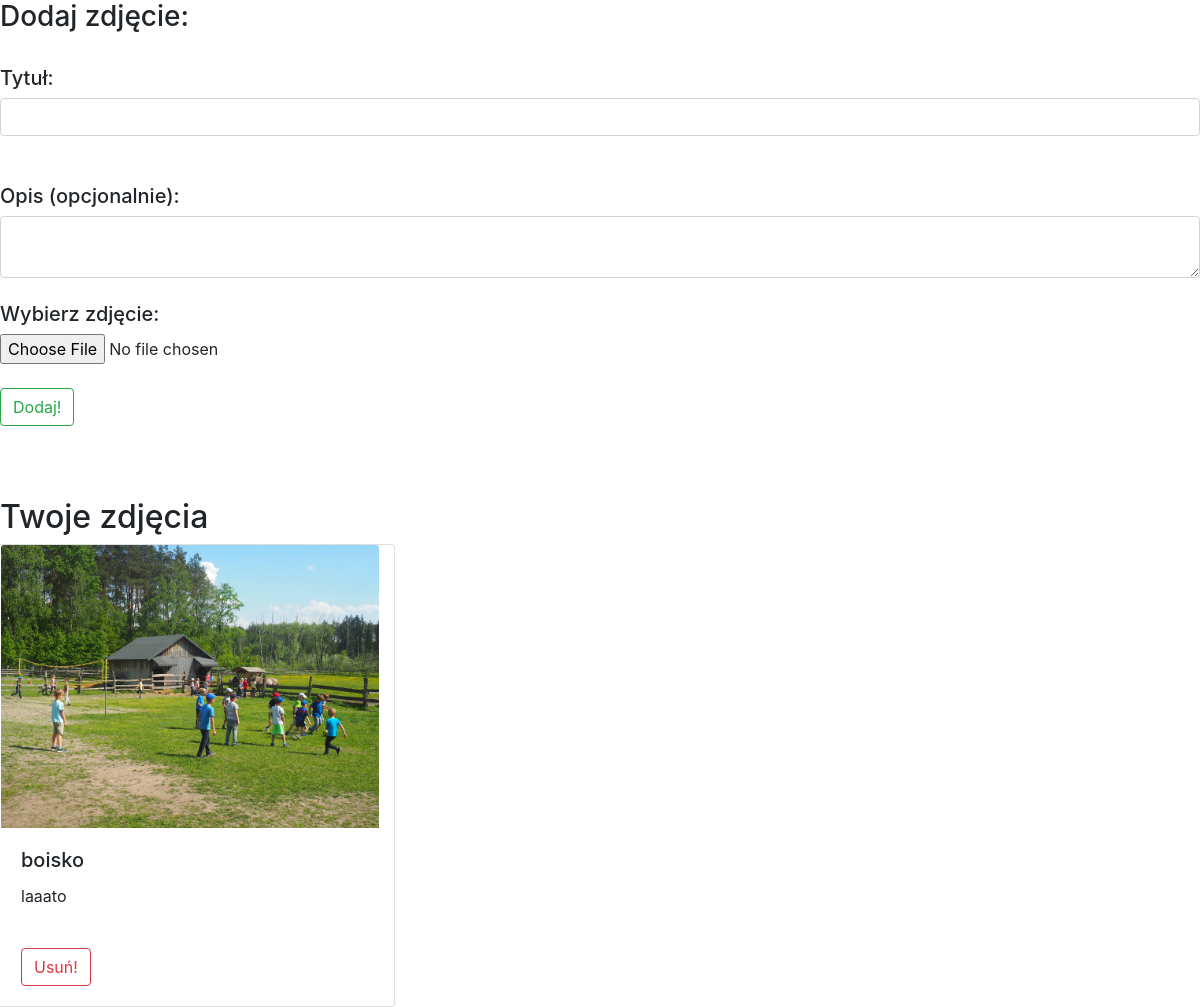
The page /main/photos/ (signed in) on the database as committed earlier.
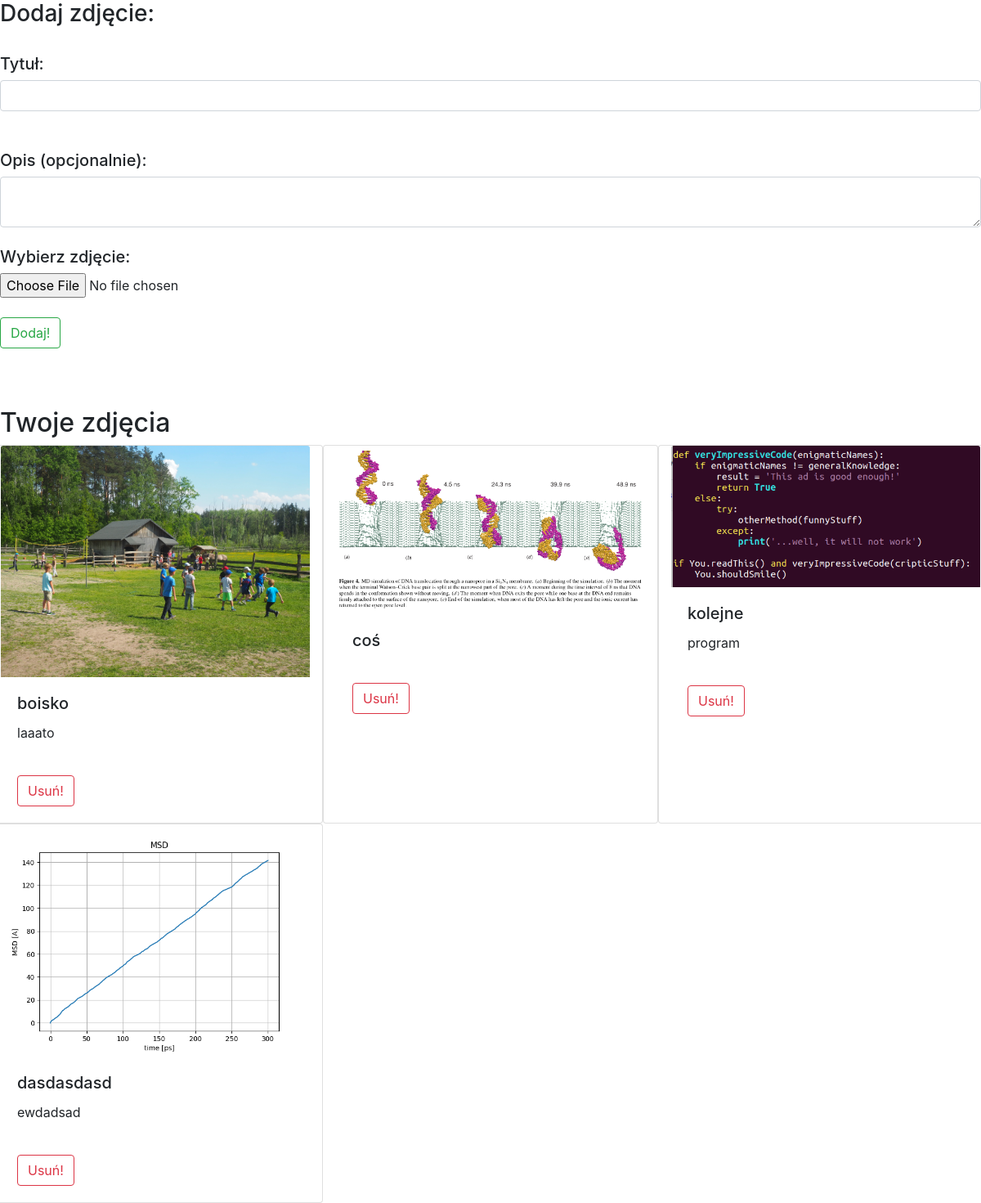
The same page on the database as committed later.
### logged/models.py (models this page shows, shortened)
class Photo(models.Model):
    author = models.CharField(max_length=256, default='None')
    title = models.CharField(max_length=256, default='None', blank=True, help_text='Title, optional')
    desc = models.TextField(blank=True, help_text='Description, optional')
    date = models.DateTimeField(auto_now=True)
    photo = models.ImageField(upload_to = './')

### logged/views.py (the view, shortened to what this page needs)
# urls.py: path('photos/', Photos, name='photos'),
@login_required
def Photos(request):
    if request.method=='GET':
        user = request.user.username
        photos = Photo.objects.filter(author=user)
        return render(request, 'logged/photos.html', {'photos':photos, 'img_form':ImageForm()})

### logged/forms.py
class ImageForm(ModelForm):
    img = forms.ImageField()
    class Meta:
        model = Photo
        fields = ('img',)

### logged/templates/logged/photos.html (shortened to what this page needs)
<!doctype html>
<html lang="pl">
  <head>
    <link rel="stylesheet" href="https://stackpath.bootstrapcdn.com/bootstrap/4.4.1/css/bootstrap.min.css">
  </head>
  <body>
    <form method="POST" enctype="multipart/form-data">
        <h3>Dodaj zdjęcie:</h3>
        <input type="hidden" name="form_type" value="add_photo" class="form-control"><br>
        <h5>Tytuł:</h5>
        <input id="photo" name="title" class="form-control"><br><br>
        <h5>Opis (opcjonalnie):</h5>
        <textarea name="desc" class="form-control"></textarea><br>
        <h5>Wybierz zdjęcie:</h5>
        <input type="file" name="photo_file"> <br> <br>
         <button type="submit" class="btn btn-outline-success">Dodaj!</button>
    </form>
    <br><br><br>
<h2> Twoje zdjęcia </h2>
<div class="row">
    {% for photo in photos %}
    <div class="card col-sm-4" style="width: 18rem;">
      <img class="card-img-top" src="{{ photo.photo.url }}" alt="Card image cap">
      <div class="card-body">
        <h5 class="card-title">{{ photo.title }}</h5>
        <p class="card-text">{{ photo.desc }}</p>
            <form method="POST">
                <input type="hidden" name="photo_id" value="{{ photo.pk }}" ><br>
                <button type="submit" class="btn btn-outline-danger">Usuń!</button>
            </form>
      </div>
    </div>
    {% endfor %}
</div>
  </body>
</html>

Rows that differ between the two databases and show on the page:
added Photo: photo (picture), title "coś"
added Photo: photo (picture), title "kolejne", desc "program"
added Photo: photo (picture), title "dasdasdasd", desc "ewdadsad"
